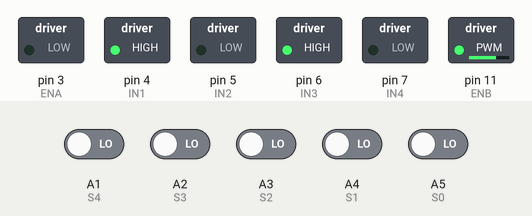
Simulated run of this sketch. Board: Arduino Uno, built with avr-gcc and run on an emulated ATmega328P. Parts: switched loads named in the sketch (green lamp = pin HIGH). The inputs (shaded band) are chosen by the test bench; at power-on: A1 (S4), A2 (S3), A3 (S2), A4 (S1), A5 (S0) LOW.

Above: at 1.2 s.
1.3 s: A1 (S4) driven HIGH
2.8 s: A2 (S3) driven HIGH
At 4.0 s:
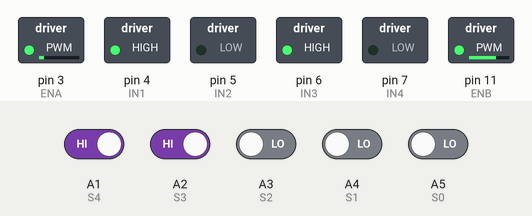
4.3 s: A1 (S4) driven LOW
At 5.3 s:
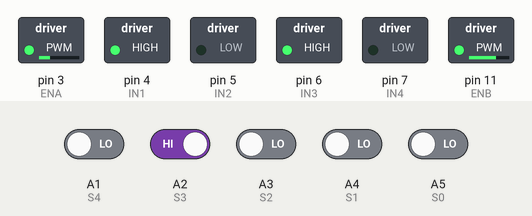
5.8 s: A3 (S2) driven HIGH
At 6.4 s:
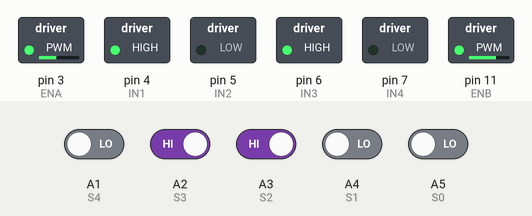
7.3 s: A2 (S3) driven LOW
At 7.6 s:
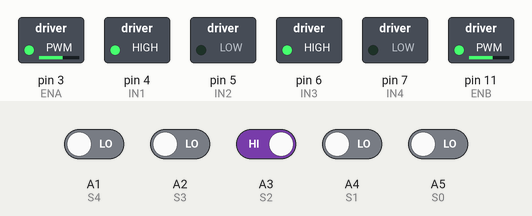
8.8 s: A3 (S2) driven LOW
At 9.9 s:
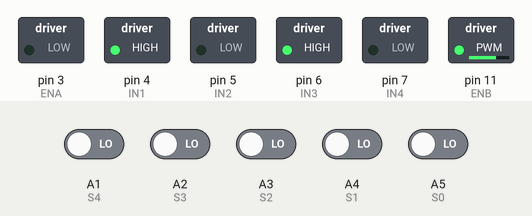
Timing chart, 0 to 11.3 s (numbered marks = the images above; inputs shaded):
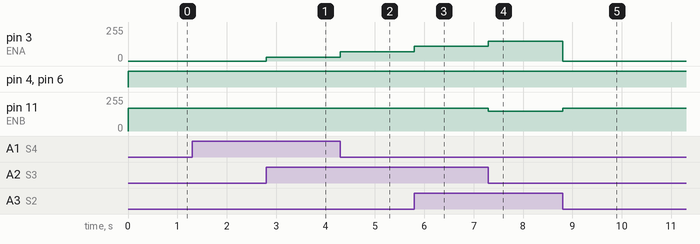

The sketch:

LineFollowCarArduino.ino
```cpp
/*define for L298 pins*/
#define IN1 4
#define IN2 5
#define IN3 6
#define IN4 7
#define ENA 3
#define ENB 11

/*define for IR sensor pins*/
#define S0  A5
#define S1  A4
#define S2  A3
#define S3  A2
#define S4  A1

float Kp = 40, Ki = 0, Kd = 160;
float error = 0, P = 0, I = 0, D = 0, pid_value = 0;
float pre_error = 0;
int sensorValue[5] = {0};
int init_value = 150;
int pid_right, pid_left = 0;

void read_sensor(void); //read value of sensors
void calc_pid(void); //calc parameters of PID
void drive_motor(void); //control DC motor


void setup() {

  pinMode(ENA, OUTPUT); //pwm pin 1
  pinMode(ENB, OUTPUT); //pwm pin 2
  pinMode(IN1, OUTPUT); //left 1
  pinMode(IN2, OUTPUT); //left 2
  pinMode(IN3, OUTPUT); //right 1
  pinMode(IN4, OUTPUT); //right 2

  /*setup for Sensor IR pins*/
  pinMode(S0, INPUT);
  pinMode(S1, INPUT);
  pinMode(S2, INPUT);
  pinMode(S3, INPUT);
  pinMode(S4, INPUT);

}

void loop() {

  read_sensor();
  calc_pid();
  drive_motor();

}

void read_sensor(void)
{
  sensorValue[0] = digitalRead(S0);
  sensorValue[1] = digitalRead(S1);
  sensorValue[2] = digitalRead(S2);
  sensorValue[3] = digitalRead(S3);
  sensorValue[4] = digitalRead(S4);

  if((sensorValue[0]==0)&&(sensorValue[1]==0)&&(sensorValue[2]==0)&&(sensorValue[3]==0)&&(sensorValue[4]==1))
  error=4;
  else if((sensorValue[0]==0)&&(sensorValue[1]==0)&&(sensorValue[2]==0)&&(sensorValue[3]==1)&&(sensorValue[4]==1))
  error=3;
  else if((sensorValue[0]==0)&&(sensorValue[1]==0)&&(sensorValue[2]==0)&&(sensorValue[3]==1)&&(sensorValue[4]==0))
  error=2;
  else if((sensorValue[0]==0)&&(sensorValue[1]==0)&&(sensorValue[2]==1)&&(sensorValue[3]==1)&&(sensorValue[4]==0))
  error=1;
  else if((sensorValue[0]==0)&&(sensorValue[1]==0)&&(sensorValue[2]==1)&&(sensorValue[3]==0)&&(sensorValue[4]==0))
  error=0;
  else if((sensorValue[0]==0)&&(sensorValue[1]==1)&&(sensorValue[2]==1)&&(sensorValue[3]==0)&&(sensorValue[4]==0))
  error=-1;
  else if((sensorValue[0]==0)&&(sensorValue[1]==1)&&(sensorValue[2]==0)&&(sensorValue[3]==0)&&(sensorValue[4]==0))
  error=-2;
  else if((sensorValue[0]==1)&&(sensorValue[1]==1)&&(sensorValue[2]==0)&&(sensorValue[3]==0)&&(sensorValue[4]==0))
  error=-3;
  else if((sensorValue[0]==1)&&(sensorValue[1]==0)&&(sensorValue[2]==0)&&(sensorValue[3]==0)&&(sensorValue[4]==0))
  error=-4;
  else if((sensorValue[0]==0)&&(sensorValue[1]==0)&&(sensorValue[2]==0)&&(sensorValue[3]==0)&&(sensorValue[4]==0))
    if(error==-4) error=-5;
    else error=5;
}

void calc_pid(void)
{
  P = error;
  I = I + error;
  D = error - pre_error;

  pid_value = (Kp * P) + (Ki * I) + (Kd * D);

  pre_error = error;
}

void drive_motor(void)
{
  digitalWrite(IN1, HIGH);
  digitalWrite(IN2, LOW);
  digitalWrite(IN3, HIGH);
  digitalWrite(IN4, LOW);

  pid_right = init_value - pid_value;
  pid_left  = init_value + pid_value;

  pid_right = constrain(pid_right, 0, 170);
  pid_left  = constrain(pid_left, 0, 170);

  analogWrite(ENB, pid_left);
  analogWrite(ENA, pid_right);

}
```

Measured:
- after the input at 2.8 s, pin 3 (ENA): 0/255 → 30/255 at once
- after the input at 4.3 s, pin 3 (ENA): 30/255 → 70/255 at once
- after the input at 5.8 s, pin 3 (ENA): 70/255 → 110/255 at once
- after the input at 7.3 s, pin 3 (ENA): 110/255 → 150/255 at once; pin 11 (ENB): 170/255 → 150/255 at once
- after the input at 8.8 s, pin 3 (ENA): 150/255 → 0/255 at once; pin 11 (ENB): 150/255 → 170/255 at once
